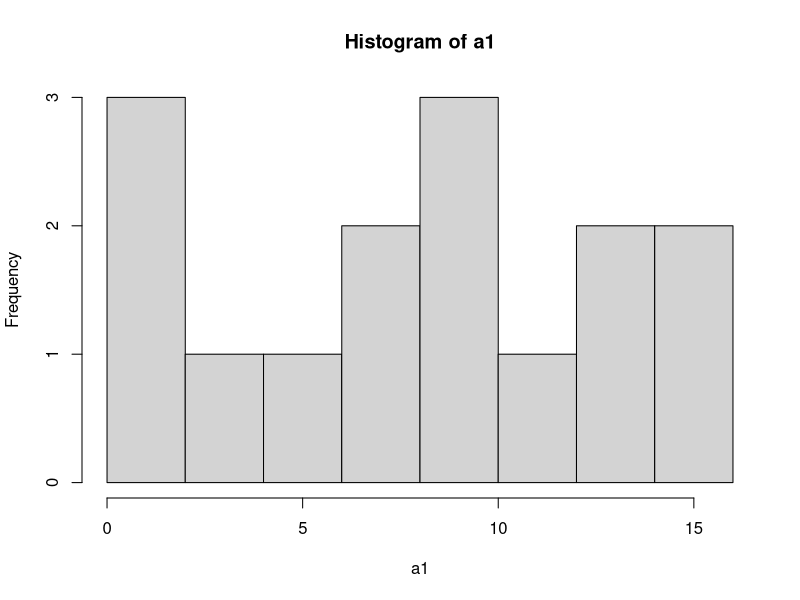
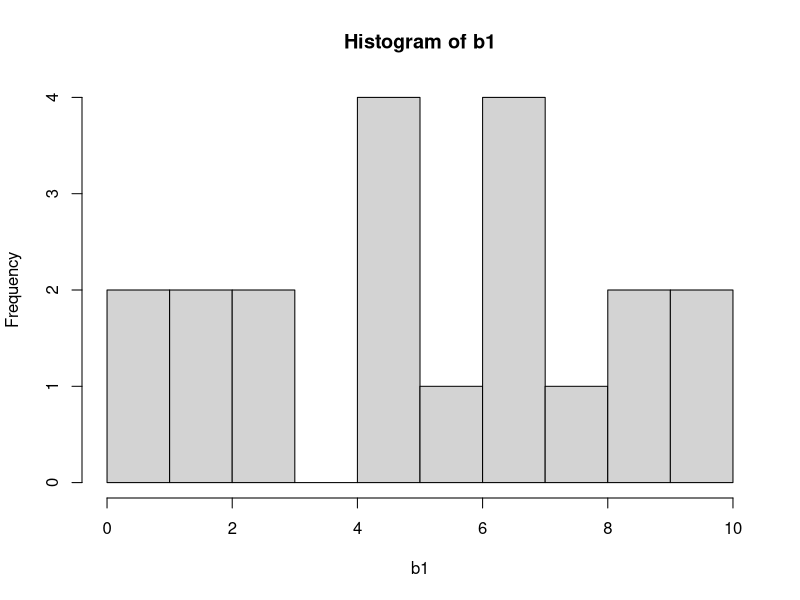

Generate these figures, in order, with R:
#
# MO 650 - Scientific Methodology (March 2018)
# Author: Edgar Tanaka
# RA 023577
#
setwd("~/git/mo850/ex1/")

# Non Paired Data - histogram, wilcox and t-test
a1 = read.csv("a1.csv", stringsAsFactors=FALSE, header=FALSE)$V1
b1 = read.csv("b1.csv", stringsAsFactors=FALSE, header=FALSE)$V1
wilcox.test(a1, b1, paired=FALSE)
t.test(a1, b1, paired=FALSE)
hist(a1, breaks=10)
hist(b1, breaks=10)


# Paired Data - wilcox and t-test
a2 = read.csv("paired.csv", header=FALSE)
x = a2$V1
y = a2$V2
wilcox.test(x, y, paired=TRUE)
t.test(x, y, paired=TRUE)

# Paired data - Sign test
successes = sum(x > y)
failures = length(x) - successes
binom.test(c(successes, failures))


# Study on the factors that impact the p-value
mean_p_values <- function(num_pairs, n, mean1, mean2, stddev) {
  p_values = c()
  for (i in 1:num_pairs) {
    a = rnorm(n, mean1, stddev)
    b = rnorm(n, mean2, stddev)
    t_test = t.test(a, b, paired=FALSE)
    p_values[i] = t_test$p.value
  }

  return(mean(p_values))
}

mean_p_values(num_pairs=10, n=15, mean1=10, mean2=13, stddev=5)
mean_p_values(num_pairs=10, n=25, mean1=10, mean2=13, stddev=5)
mean_p_values(num_pairs=10, n=15, mean1=10, mean2=17, stddev=5)
mean_p_values(num_pairs=10, n=15, mean1=10, mean2=13, stddev=8)